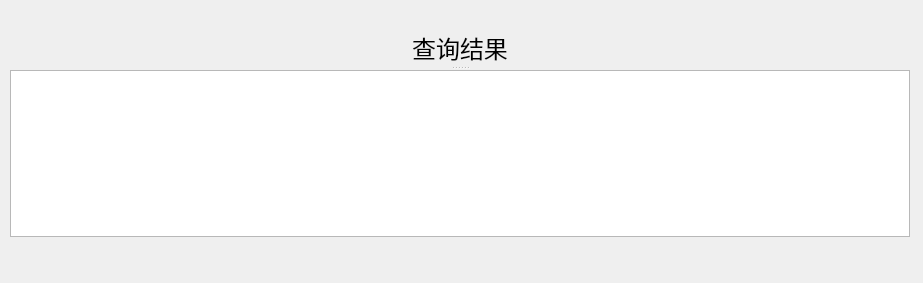
<?xml version="1.0" encoding="UTF-8"?>
<ui version="4.0">
 <class>show_data_dialog</class>
 <widget class="QDialog" name="show_data_dialog">
  <property name="geometry">
   <rect>
    <x>0</x>
    <y>0</y>
    <width>923</width>
    <height>283</height>
   </rect>
  </property>
  <property name="windowTitle">
   <string>查询结果</string>
  </property>
  <widget class="QSplitter" name="splitter">
   <property name="geometry">
    <rect>
     <x>10</x>
     <y>30</y>
     <width>900</width>
     <height>207</height>
    </rect>
   </property>
   <property name="orientation">
    <enum>Qt::Vertical</enum>
   </property>
   <widget class="QLabel" name="label">
    <property name="font">
     <font>
      <family>隶书</family>
      <pointsize>18</pointsize>
     </font>
    </property>
    <property name="text">
     <string>查询结果</string>
    </property>
    <property name="alignment">
     <set>Qt::AlignCenter</set>
    </property>
   </widget>
   <widget class="QTableView" name="tableView"/>
  </widget>
 </widget>
 <resources/>
 <connections/>
</ui>
